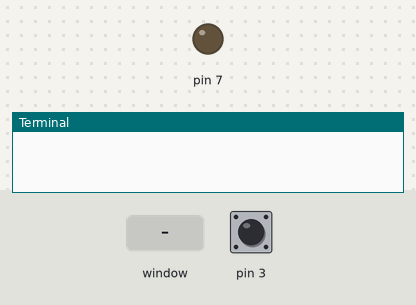
This program was run on a simulated Raspberry Pi (header pin numbers). Parts: output pins drawn as LEDs (lit = HIGH), the last lines printed to the terminal. Inputs (shaded band) come from the test bench; at power-on: pin 3 HIGH. The desktop window is not drawn, its controls go by their first labels and the mouse button is held 0.15 s.

Above: at 1.2 s.
1.3 s: control labelled "LED ON" in the window clicked
At 1.8 s:
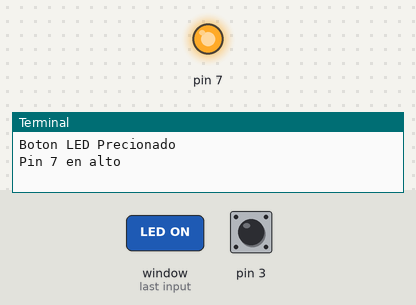
Timing chart, 0 to 4.3 s (numbered marks = the images above; inputs shaded):
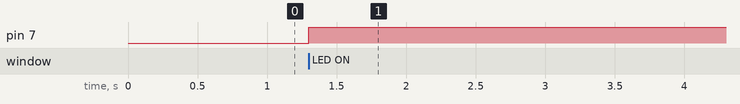

Measured:
- after the input at 1.3 s, pin 7: LOW → HIGH at once

The program:

tkintergpio.py
```python
# Programa para generar una ventana de control de un LED por GPIO
# El texto comentario no debe tener tildes ni signos
#import Tkinter as tk
from Tkinter import * # se importa la libreria completa tkinter para python3
import RPi.GPIO as GPIO # se importa la libreria para control de los pines GPIO
import tkFont # se importa las fuentes de letras para python2
import time
GPIO.setwarnings(False)
#time.sleep(18)
GPIO.setmode(GPIO.BOARD) # se configura para nombrar los pines por su numero (NO GPIO)
GPIO.setup(7,GPIO.OUT) # Se configura como salida
GPIO.output(7,GPIO.LOW) # se configura en Bajo la salida
GPIO.setup(3,GPIO.IN, pull_up_down = GPIO.PUD_UP) # entrada
Cuenta =0 # Variable de conteo, en la funcion se usa global
texto =0 # variable del texto

win =Tk() # se crea la ventana nueva
# se crea la fuenta que se va usar
fuenteletra= tkFont.Font(family= "Helvetica",size=28, weight = "bold")
# Funcion al oprimir un boton
TextoCuenta = StringVar() # Al cambiar el string, actualiza automaticamente la ventana
TextoCuenta= "Conteo:"
TextoConteo= Label(win,text= TextoCuenta)
TextoConteo.pack()
TextoConteo.config(fg="blue",bg= "white",font= ("Helvetica",28))


def Conteo(texto):
    global Cuenta # de declara la variable global para llevar el conteo
    TextoCuenta = "Conteo :" + str(Cuenta) # se arma el texto a mostrar
    TextoConteo.config(text= TextoCuenta) # se actualiza el texto del label a mostrar
    Cuenta = int(Cuenta) +1 # se aumenta la variable


def LedON():
    print ("Boton LED Precionado")
    if GPIO.input(7):
        GPIO.output(7,GPIO.LOW)
        print ("Pin 7 en Bajo")
        ledButton ["text"]= "LED ON"
    else:
        GPIO.output(7,GPIO.HIGH)
        print("Pin 7 en alto")
        ledButton["text"]= "LED OFF"

# funcion al oprimir un boton
def salir():
    print("Salir presionado")
    GPIO.cleanup() # limpia los registros del puerto GPIO
    win.quit()# Cierra la ventana nueva

win.title("Ventana Prueba") # titulo de la ventana
win.geometry("600x380") # tamano de la ventana en pixels

# Se crea el boton de salir para ejecutar la funcion correspondiente
exitButton = Button(win, text= "SALIR", font = "fuenteletra",command = salir, height = 2, width = 6)
# ubicacion del boton  abajo de la ventana
exitButton.pack(side = BOTTOM)
# se crea el boton de cambio de led con su funcion correspondiente
ledButton = Button(win, text = "LED ON",font= "fuenteletra",command = LedON, height = 2, width = 8)
# ubicacion del boton
ledButton.pack()
# se declara el pin 3 como interrupcion al flanco de bajada con un tiempo de 200ms para evitar rebotes de contacto
# llama la funcion Conteo cada vez que se de un pulso
GPIO.add_event_detect(3,GPIO.FALLING,callback= Conteo,bouncetime=200)


mainloop() # ciclo de modo grafico
```
